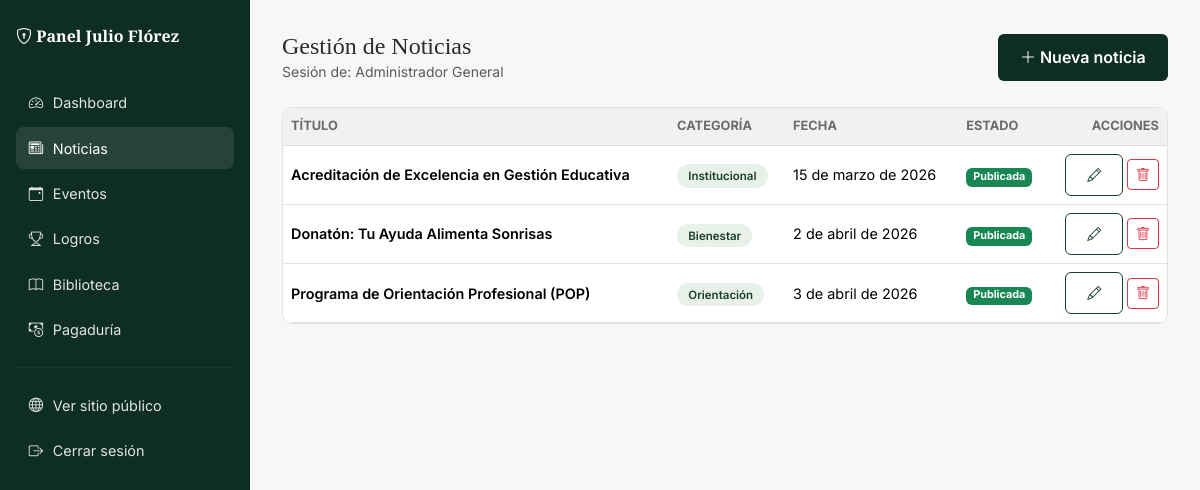
Screenshot of /admin/noticias (signed in) with the database file from the repository.
### tables this page shows
CREATE TABLE noticias (
        id INTEGER PRIMARY KEY AUTOINCREMENT,
        titulo TEXT NOT NULL,
        categoria TEXT NOT NULL,
        resumen TEXT,
        contenido TEXT,
        autor TEXT,
        imagen TEXT,
        fecha TEXT NOT NULL,
        publicado INTEGER NOT NULL DEFAULT 1,
        creado_en TEXT DEFAULT CURRENT_TIMESTAMP
    );

### app.py (the view)
@app.route("/admin/noticias")
@login_requerido
def admin_noticias():
    return render_template("admin/noticias_lista.html", activo="noticias", noticias=log_noticia.listar_todas())

### app.py (called while the page is built, shortened)
def login_requerido(vista):
    @wraps(vista)
    def envoltura(*args, **kwargs):
        if not session.get("admin_id"):
            flash("Debes iniciar sesión para acceder al panel administrativo.", "error")
            return redirect(url_for("admin_login"))
        return vista(*args, **kwargs)
    return envoltura

@app.before_request
def verificar_permisos_por_rol():
    ruta = request.path
    if not ruta.startswith("/admin/") and ruta != "/admin":
        return  # ruta pública, no aplica control de roles
    if ruta == "/admin/login" or ruta == "/admin/logout":
        return  # login/logout siempre accesibles
    if not session.get("admin_id"):
        flash("Debes iniciar sesión para acceder al panel administrativo.", "error")
        return redirect(url_for("admin_login"))
    rol = session.get("admin_rol")
    if rol in ("admin", "rector"):
        return  # acceso total, sin restricciones

### modelo/conexion.py (called while the page is built)
def obtener_conexion():
    conexion = sqlite3.connect(RUTA_BD)
    conexion.row_factory = sqlite3.Row
    conexion.execute("PRAGMA foreign_keys = ON")
    return conexion

### modelo/log_noticia.py (called while the page is built)
def listar_todas():
    con = obtener_conexion()
    filas = con.execute("SELECT * FROM noticias ORDER BY id DESC").fetchall()
    con.close()
    return filas

### templates/admin/noticias_lista.html (shortened to what this page needs)
{% extends "layout_admin.html" %}
{% block encabezado %}Gestión de Noticias{% endblock %}
{% block acciones_topbar %}
<a href="{{ url_for('admin_noticia_nueva') }}" class="btn-institucional"><i class="bi bi-plus-lg"></i> Nueva noticia</a>
{% endblock %}
{% block contenido_admin %}
<div class="tabla-admin">
  <table class="table mb-0">
    <thead><tr><th>Título</th><th>Categoría</th><th>Fecha</th><th>Estado</th><th class="text-end">Acciones</th></tr></thead>
    <tbody>
      {% for n in noticias %}
      <tr>
        <td class="fw-semibold">{{ n.titulo }}</td>
        <td><span class="badge-institucional">{{ n.categoria }}</span></td>
        <td>{{ n.fecha }}</td>
        <td>{% if n.publicado %}<span class="badge bg-success">Publicada</span>{% else %}<span class="badge bg-secondary">Borrador</span>{% endif %}</td>
        <td class="text-end">
          <a href="{{ url_for('admin_noticia_editar', id_noticia=n.id) }}" class="btn btn-sm btn-outline-institucional"><i class="bi bi-pencil"></i></a>
          <form method="POST" action="{{ url_for('admin_noticia_eliminar', id_noticia=n.id) }}" class="d-inline" onsubmit="return confirm('¿Eliminar esta noticia?');">
            <button class="btn btn-sm btn-outline-danger"><i class="bi bi-trash"></i></button>
          </form>
        </td>
      </tr>
      {% else %}
      <tr><td colspan="5" class="text-center text-muted py-4">Aún no hay noticias. Crea la primera.</td></tr>
      {% endfor %}
    </tbody>
  </table>
</div>
{% endblock %}

### static/Styles/main.css (style rules this page uses)
:root { --verde-oscuro:#0f2e22; --verde:#1a3d2e; --verde-claro:#e8f0ea; --rojo:#c0392b; --rojo-oscuro:#9c2a1e; --amarillo:#d4af37; --amarillo-claro:#f4e4b0; --texto:#2b2b2b; --texto-suave:#6b6b6b; --borde:#e2e2e2; --blanco:#ffffff; --fuente-titulo:'Playfair Display', Georgia, 'Times New Roman', serif; --fuente-texto:'Inter', 'Segoe UI', Arial, sans-serif; --radio:10px; --sombra:0 4px 18px rgba(15,46,34,.08); }
* { box-sizing:border-box }
body { font-family:var(--fuente-texto); color:var(--texto); background:var(--blanco); line-height:1.6; }
a { text-decoration:none; }
.btn-institucional { background:var(--verde-oscuro); color:#fff; border:none; padding:.65rem 1.4rem; border-radius:6px; font-weight:600; transition:.2s; }
.btn-outline-institucional { border:1.5px solid var(--verde); color:var(--verde); padding:.6rem 1.3rem; border-radius:6px; font-weight:600; background:transparent; }
.badge-institucional { background:var(--verde-claro); color:var(--verde); font-weight:600; font-size:.72rem; padding:.3rem .7rem; border-radius:20px; }
.tabla-admin { background:#fff; border-radius:var(--radio); overflow:hidden; border:1px solid var(--borde); }
.tabla-admin table { margin-bottom:0; }
.tabla-admin th { background:#f0f2f0; font-size:.8rem; text-transform:uppercase; color:var(--texto-suave); }
.tabla-admin td { vertical-align:middle; font-size:.9rem; }

### rows the page displays
noticias: titulo "Acreditación de Excelencia en Gestión Educativa", categoria "Institucional", fecha "15 de marzo de 2026", publicado "Publicada"
noticias: titulo "Donatón: Tu Ayuda Alimenta Sonrisas", categoria "Bienestar", fecha "2 de abril de 2026", publicado "Publicada"
noticias: titulo "Programa de Orientación Profesional (POP)", categoria "Orientación", fecha "3 de abril de 2026", publicado "Publicada"

### other values shown
{{ session.get('admin_nombre','') }} "Administrador General"
